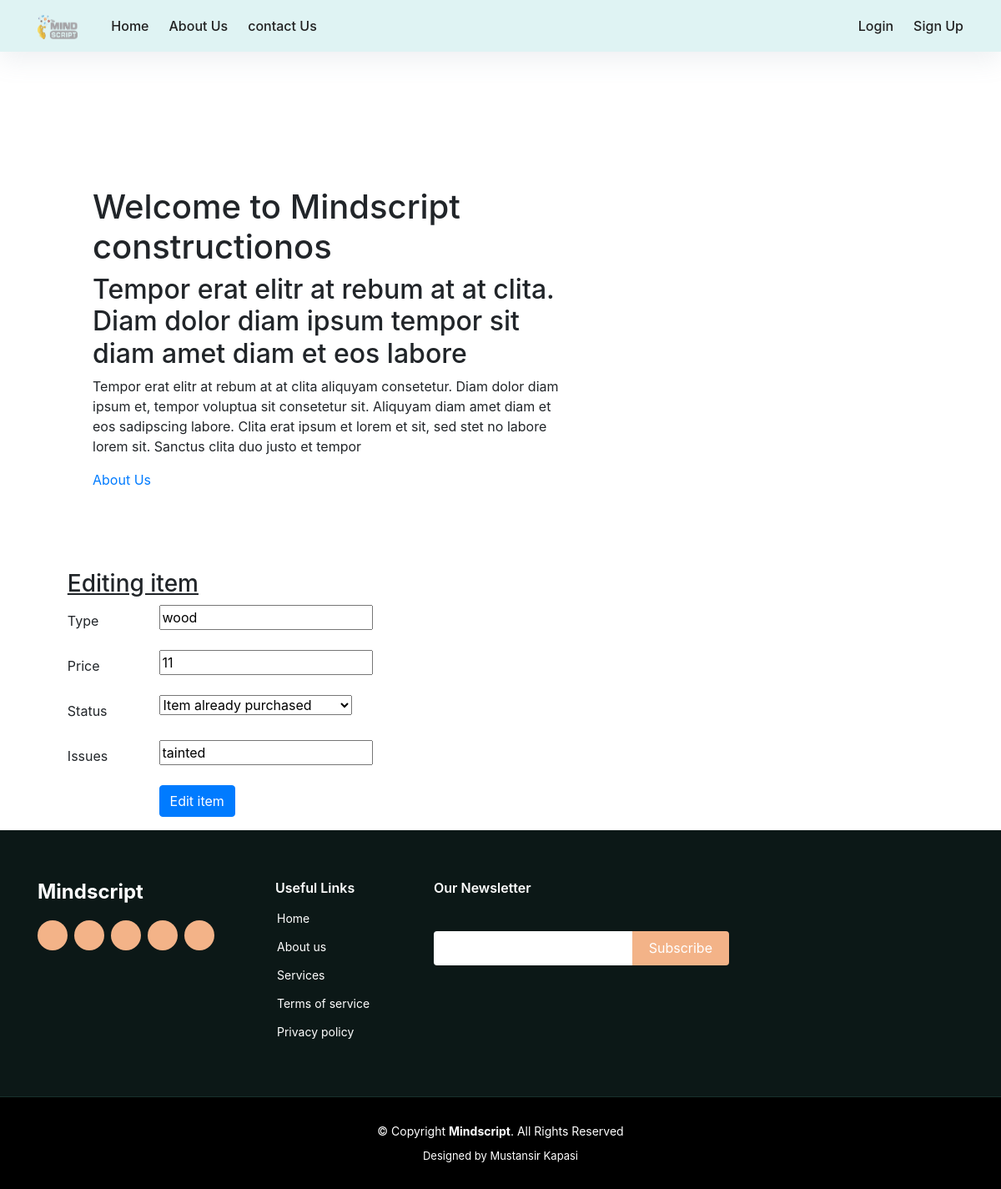
The page /Insulation/edit_item/3 on the database its author committed.
### web_app/models.py (models this page shows, shortened)
class Material(models.Model):
    type = models.CharField(max_length=200, blank=False)
    price = models.IntegerField()
    choices = (
        ('AVAILABLE', 'Item ready to be purchased'),
        ('SOLD', 'Item already purchased'),
        ('RESTOCKING', 'Item restocking in few days')
    )
    status = models.CharField(max_length=10, choices=choices, default='SOLD')
    issues = models.CharField(max_length=50, default="No Issues")
    class Meta:
        abstract = True

class Insulation(Material):
    pass

### web_app/views.py (the view)
# urls.py: url(r'^Insulation/edit_item/(?P<pk>\d+)$', edit_Insulation, name="edit_Insulation"),
def edit_Insulation(request, pk):
    return edit_item(request, pk, Insulation, InsulationForm)

### web_app/forms.py
class InsulationForm(forms.ModelForm):
    class Meta:
        model = Insulation
        fields = ('type', 'price', 'status', 'issues')

### web_app/views.py (called while the page is built)
def edit_item(request, pk, model, cls):
    item = get_object_or_404(model, pk=pk)
    if request.method == "POST":
        form = cls(request.POST, instance=item)
        if form.is_valid():
            form.save()
            return redirect('dashboard')
    else:
        form = cls(instance=item)
        return render(request, 'web_app/edit_item.html', {'form': form})

### web_app/templates/web_app/edit_item.html (shortened to what this page needs)
{% extends 'web_app/dashboard.html' %}
{% block content %}
<div class="container col-md-10 edit_box" >
  <form method="POST">
    <h3><u>Editing item</u></h3>
    {% for field in form %}
    <div class="form-group row">
      <label for="id_{{ field.name }}" class="col-2 col-form-label">{{ field.label }}</label>
      <div class="col-10">
        {{ field }}
      </div>
    </div>
    {% endfor %}
    <div class="form-group row">
      <div class="offset-sm-2 col-sm-6">
        <button type="submit" class="btn btn-primary">Edit item</button>
      </div>
    </div>
  </form>
</div>
{% endblock %}

### rows shown on the page
Insulation: form "wood" "11" "Item already purchased" "tainted"

### other values the page prints
{{ field.label }} "Type" "Price" "Status" "Issues"
